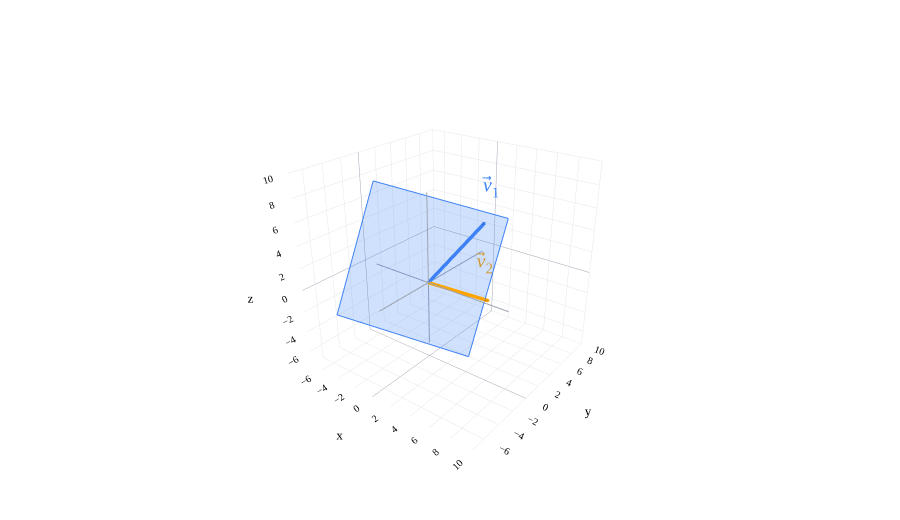

Notebook source saved alongside this figure:
### Markdown cell above
---

## Linear equations for planes

Let's return to the plane from [Chapter 2.4](02-04.ipynb):

$$P=\operatorname{span}(\vec v_1,\vec v_2),\qquad
\vec v_1=\begin{bmatrix}3\\4\\5\end{bmatrix},\qquad
\vec v_2=\begin{bmatrix}5\\2\\-1\end{bmatrix}.$$

Note that we **don't** yet have a linear equation describing this plane: we've expressed the plane as the span of two vectors. How might we find a linear equation that describes this plane?

### Code cell
fig=base3()
plane3(fig,(1,-2,1))
vec3(fig,(3,4,5),'<i>v</i>⃗<sub>1</sub>',BLUE)
vec3(fig,(5,2,-1),'<i>v</i>⃗<sub>2</sub>',ORANGE,offset=(-0.8,0.2,0.4))
fig.show()

### Figure 1 — Plotly figure (JSON) as saved in the notebook; plotly's stock layout.template omitted (floating-point values rounded to 4 significant figures)
{"data": [{"hoverinfo": "skip", "line": {"color": "#9ca3af", "dash": "solid", "width": 2}, "mode": "lines", "showlegend": false, "type": "scatter3d", "x": [-6.0, 8.0], "y": [-0.0, 0.0], "z": [-0.0, 0.0]}, {"hoverinfo": "skip", "line": {"color": "#9ca3af", "dash": "solid", "width": 2}, "mode": "lines", "showlegend": false, "type": "scatter3d", "x": [-0.0, 0.0], "y": [-6.0, 8.0], "z": [-0.0, 0.0]}, {"hoverinfo": "skip", "line": {"color": "#9ca3af", "dash": "solid", "width": 2}, "mode": "lines", "showlegend": false, "type": "scatter3d", "x": [-0.0, 0.0], "y": [-0.0, 0.0], "z": [-6.0, 8.0]}, {"color": "#3d81f6", "flatshading": true, "hoverinfo": "skip", "i": [0, 0], "j": [1, 2], "k": [2, 3], "lighting": {"ambient": 1, "diffuse": 0, "fresnel": 0, "roughness": 1, "specular": 0}, "opacity": 0.24, "showscale": false, "type": "mesh3d", "x": [4.564, 4.564, -6.39, -6.39], "y": [-0.4103, 4.956, 0.5745, -4.792], "z": [-5.385, 5.348, 7.539, -3.194]}, {"hoverinfo": "skip", "line": {"color": "#3d81f6", "dash": "solid", "width": 2}, "mode": "lines", "showlegend": false, "type": "scatter3d", "x": [4.564, 4.564], "y": [-0.4103, 4.956], "z": [-5.385, 5.348]}, {"hoverinfo": "skip", "line": {"color": "#3d81f6", "dash": "solid", "width": 2}, "mode": "lines", "showlegend": false, "type": "scatter3d", "x": [4.564, -6.39], "y": [4.956, 0.5745], "z": [5.348, 7.539]}, {"hoverinfo": "skip", "line": {"color": "#3d81f6", "dash": "solid", "width": 2}, "mode": "lines", "showlegend": false, "type": "scatter3d", "x": [-6.39, -6.39], "y": [0.5745, -4.792], "z": [7.539, -3.194]}, {"hoverinfo": "skip", "line": {"color": "#3d81f6", "dash": "solid", "width": 2}, "mode": "lines", "showlegend": false, "type": "scatter3d", "x": [-6.39, 4.564], "y": [-4.792, -0.4103], "z": [-3.194, -5.385]}, {"hoverinfo": "skip", "line": {"color": "#3d81f6", "dash": "solid", "width": 7}, "mode": "lines", "showlegend": false, "type": "scatter3d", "x": [0.0, 2.936], "y": [0.0, 3.915], "z": [0.0, 4.894]}, {"anchor": "tip", "colorscale": [[0, "#3d81f6"], [1, "#3d81f6"]], "hoverinfo": "skip", "showscale": false, "sizemode": "absolute", "sizeref": 0.45, "type": "cone", "u": [0.4243], "v": [0.5657], "w": [0.7071], "x": [3.0], "y": [4.0], "z": [5.0]}, {"hoverinfo": "skip", "mode": "text", "text": ["<i>v</i>⃗<sub>1</sub>"], "textfont": {"color": "#3d81f6", "family": "Palatino", "size": 20}, "type": "scatter3d", "x": [3.25], "y": [4.25], "z": [5.35]}, {"hoverinfo": "skip", "line": {"color": "orange", "dash": "solid", "width": 7}, "mode": "lines", "showlegend": false, "type": "scatter3d", "x": [0.0, 4.863], "y": [0.0, 1.945], "z": [0.0, -0.9726]}, {"anchor": "tip", "colorscale": [[0, "orange"], [1, "orange"]], "hoverinfo": "skip", "showscale": false, "sizemode": "absolute", "sizeref": 0.45, "type": "cone", "u": [0.9129], "v": [0.3651], "w": [-0.1826], "x": [5.0], "y": [2.0], "z": [-1.0]}, {"hoverinfo": "skip", "mode": "text", "text": ["<i>v</i>⃗<sub>2</sub>"], "textfont": {"color": "orange", "family": "Palatino", "size": 20}, "type": "scatter3d", "x": [4.2], "y": [2.2], "z": [-0.6]}], "layout": {"autosize": true, "colorway": ["#3d81f6", "orange", "#d81a60"], "font": {"color": "black", "family": "Palatino", "size": 16}, "height": 520, "margin": {"b": 0, "l": 0, "r": 0, "t": 15}, "paper_bgcolor": "white", "plot_bgcolor": "white", "scene": {"aspectmode": "cube", "bgcolor": "white", "camera": {"eye": {"x": 1.6, "y": -2.1, "z": 1.3}}, "xaxis": {"backgroundcolor": "white", "dtick": 2, "gridcolor": "#e5e7eb", "range": [-7.39, 10], "showbackground": true, "showspikes": false, "tickfont": {"size": 11}, "title": {"font": {"size": 13}, "text": "x"}, "zerolinecolor": "#9ca3af"}, "yaxis": {"backgroundcolor": "white", "dtick": 2, "gridcolor": "#e5e7eb", "range": [-7.39, 10], "showbackground": true, "showspikes": false, "tickfont": {"size": 11}, "title": {"font": {"size": 13}, "text": "y"}, "zerolinecolor": "#9ca3af"}, "zaxis": {"backgroundcolor": "white", "dtick": 2, "gridcolor": "#e5e7eb", "range": [-7.39, 10], "showbackground": true, "showspikes": false, "tickfont": {"size": 11}, "title": {"font": {"size": 13}, "text": "z"}, "zerolinecolor": "#9ca3af"}}, "showlegend": false, "xaxis": {"gridcolor": "#e5e7eb", "zerolinecolor": "#9ca3af"}, "yaxis": {"gridcolor": "#e5e7eb", "zerolinecolor": "#9ca3af"}}}
